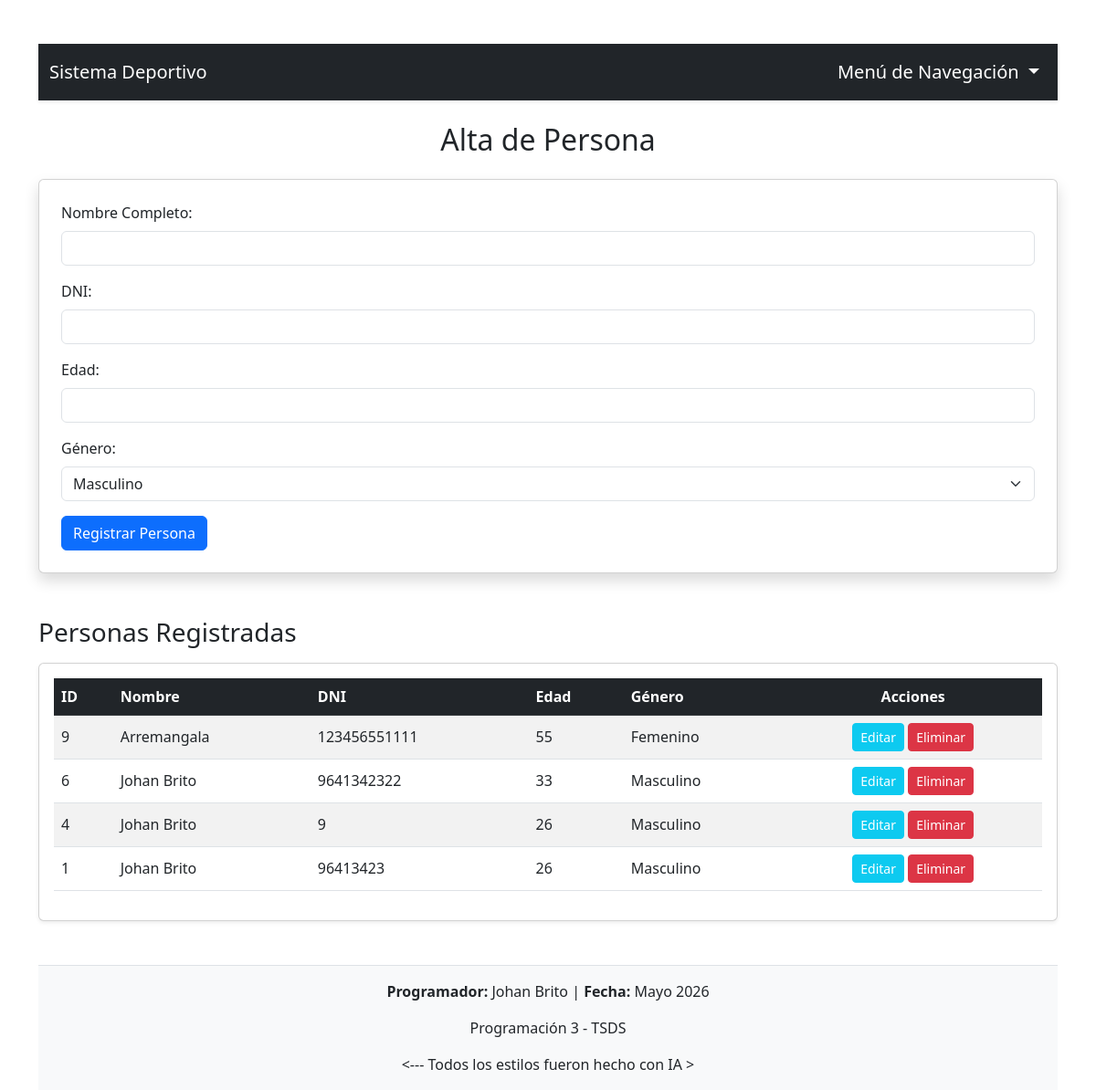
/Desafio/abm_personas.php, run on the app's committed database.
### tables this page shows
CREATE TABLE `persona` (
  `id` int(11) NOT NULL,
  `dni` varchar(20) NOT NULL,
  `nombre` varchar(100) NOT NULL,
  `edad` int(11) NOT NULL,
  `genero` varchar(50) DEFAULT NULL
);

### Desafio/abm_personas.php (the view, shortened to what this page needs)
<?php
include("conexion.php");
$persona_editar = null;
$consulta_lista = "SELECT * FROM persona ORDER BY id DESC";
$resultado_lista = mysqli_query($enlace, $consulta_lista);
?>
<!DOCTYPE html>
<html lang="es">
<head>
    <link href="https://cdn.jsdelivr.net/npm/bootstrap@5.3.0/dist/css/bootstrap.min.css" rel="stylesheet">
</head>
<body class="container mt-5">
<?php include("menu.php"); ?>
    <h2 class="text-center mb-4"><?php echo $persona_editar ? "Modificar Persona" : "Alta de Persona"; ?></h2>
    <form action="abm_personas.php" method="POST" class="card p-4 shadow mb-5">
        <div class="mb-3">
            <label class="form-label">Nombre Completo:</label>
            <input type="text" name="nom" class="form-control" required value="<?php echo $persona_editar ? $persona_editar['nombre'] : ''; ?>">
        </div>
        <div class="mb-3">
            <label class="form-label">DNI:</label>
            <input type="text" name="dni" class="form-control" required value="<?php echo $persona_editar ? $persona_editar['dni'] : ''; ?>">
        </div>
        <div class="mb-3">
            <label class="form-label">Edad:</label>
            <input type="number" name="edad" class="form-control" required value="<?php echo $persona_editar ? $persona_editar['edad'] : ''; ?>">
        </div>
        <div class="mb-3">
            <label class="form-label">Género:</label>
            <select name="genero" class="form-select">
                <option value="masculino" <?php echo ($persona_editar && $persona_editar['genero'] == 'masculino') ? 'selected' : ''; ?>>Masculino</option>
            </select>
        </div>
        <div class="d-flex gap-2">
            <button type="submit" class="btn <?php echo $persona_editar ? 'btn-warning' : 'btn-primary'; ?>">
                <?php echo $persona_editar ? "Guardar Cambios" : "Registrar Persona"; ?>
            </button>
        </div>
    </form>
    <h3 class="mb-3">Personas Registradas</h3>
    <div class="table-responsive card p-3 shadow-sm mb-5">
        <table class="table table-striped table-hover align-middle">
            <thead class="table-dark">
                <tr>
                    <th>ID</th>
                    <th>Nombre</th>
                    <th>DNI</th>
                    <th>Edad</th>
                    <th>Género</th>
                    <th class="text-center">Acciones</th>
                </tr>
            </thead>
            <tbody>
                <?php if ($resultado_lista && mysqli_num_rows($resultado_lista) > 0): ?>
                    <?php while ($row = mysqli_fetch_assoc($resultado_lista)): ?>
                        <tr>
                            <td><?php echo $row['id']; ?></td>
                            <td><?php echo $row['nombre']; ?></td>
                            <td><?php echo $row['dni']; ?></td>
                            <td><?php echo $row['edad']; ?></td>
                            <td><?php echo ucfirst($row['genero']); ?></td>
                            <td class="text-center">
                                <a href="abm_personas.php?editar=<?php echo $row['id']; ?>" class="btn btn-sm btn-info text-white">Editar</a>
                                <a href="abm_personas.php?eliminar=<?php echo $row['id']; ?>" class="btn btn-sm btn-danger" onclick="return confirm('¿Seguro que deseas eliminar a esta persona?')">Eliminar</a>
                            </td>
                        </tr>
                    <?php endwhile; ?>
                <?php else: ?>
                    <tr>
                        <td colspan="6" class="text-center text-muted">No hay registros cargados.</td>
                    </tr>
                <?php endif; ?>
            </tbody>
        </table>
    </div>
    <footer class="mt-5 py-3 bg-light text-center border-top">
        <p><strong>Programador:</strong> Johan Brito | <strong>Fecha:</strong> Mayo 2026</p>
        <p>Programación 3 - TSDS</p>
        <--- Todos los estilos fueron hecho con IA >
    </footer>
</body>
</html>

### data on the page
persona: id "9", nombre "Arremangala", dni "123456551111", edad "55", genero "Femenino"
persona: id "6", nombre "Johan Brito", dni "9641342322", edad "33", genero "Masculino"
persona: id "4", nombre "Johan Brito", dni "9", edad "26", genero "Masculino"
persona: id "1", nombre "Johan Brito", dni "96413423", edad "26", genero "Masculino"
